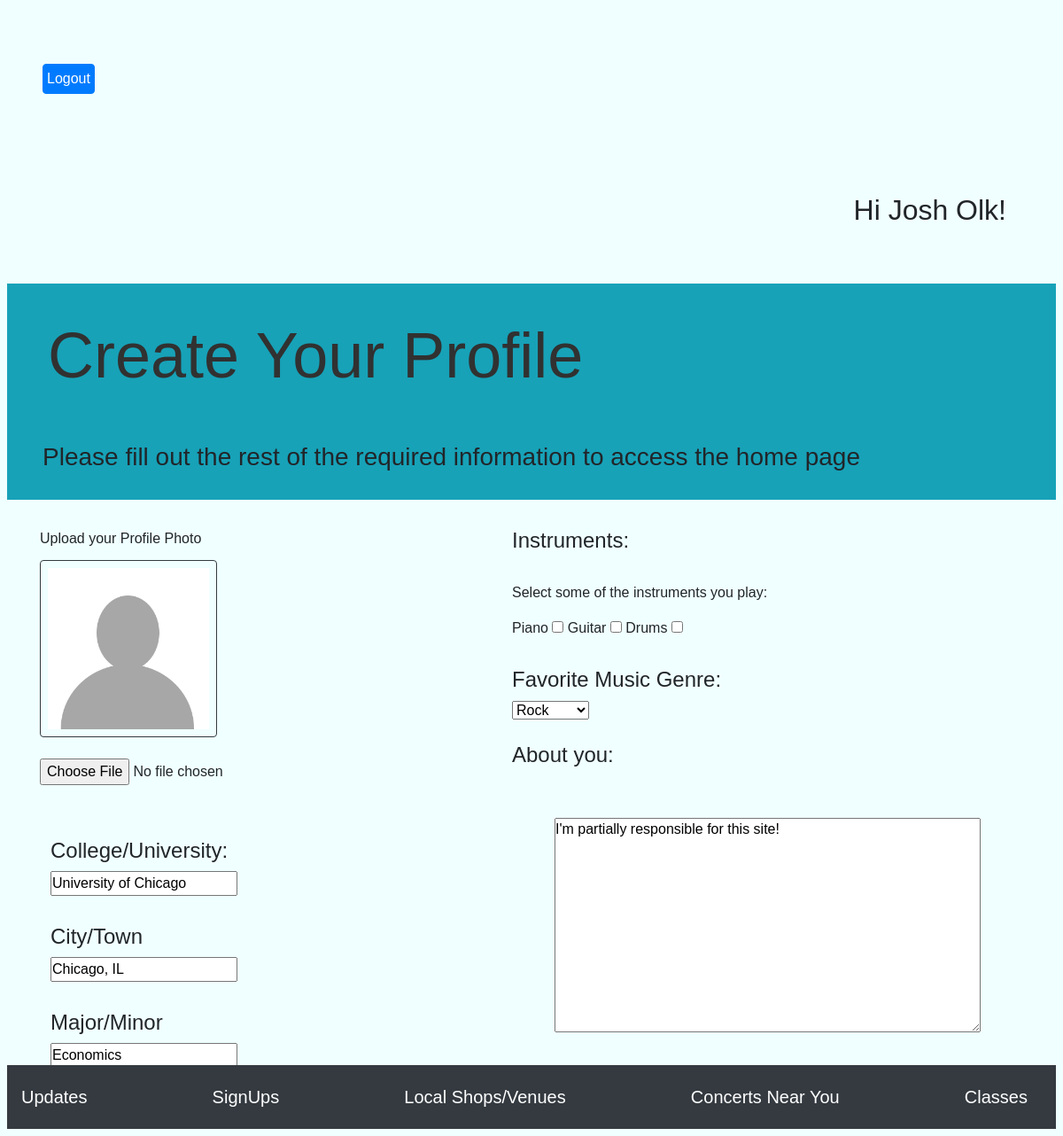
The page /verif (signed in) on the database its author committed.
### models.py (models this page shows, shortened)
class User(db.Model):
    id = db.Column(db.Integer, primary_key=True)
    email = db.Column(db.String(255))
    password = db.Column(db.String(255))
    first_name = db.Column(db.String(255))
    last_name = db.Column(db.String(255))
    college = db.Column(db.String(255))
    city = db.Column(db.String(255))
    about = db.Column(db.Text)
    major = db.Column(db.String(255))
    instruments = db.relationship('Instrument', secondary=user_instruments)
    attended_sessions = db.relationship('Jam_session', secondary=attendance)
    genre_id = db.Column(db.Integer, db.ForeignKey('genre.id'))
    genre = db.relationship('Genre', foreign_keys=[genre_id], backref='users')
    proficiency = db.Column(db.String(255))
    created_at = db.Column(db.DateTime, server_default=func.now())
    updated_at = db.Column(db.DateTime, server_default=func.now(), onupdate=func.now())
    @classmethod
    def current_user(cls, id):
        user = cls.query.get(id)
        return user

class Instrument(db.Model):
    id = db.Column(db.Integer, primary_key=True)
    name = db.Column(db.String(255))
    users = db.relationship('User', secondary=user_instruments)
    created_at = db.Column(db.DateTime, server_default=func.now())
    updated_at = db.Column(db.DateTime, server_default=func.now(), onupdate=func.now())
    @classmethod
    def get_list(cls):
        instruments = cls.query.all()
        return instruments

### controller_functions.py (the view)
def verif():
    user = User.current_user(session['user_id'])
    instruments = Instrument.get_list()
    genre = Genre.get_list()
    return render_template('verif.html', user=user, instruments=instruments, genres=genre)

### models.py (called while the page is built)
    @classmethod
    def get_list(cls):
        genre = cls.query.all()
        return genre

### templates/verif.html (shortened to what this page needs)
<!DOCTYPE html>
<html lang="en">
<head>
    <link rel="stylesheet" href="https://stackpath.bootstrapcdn.com/bootstrap/4.4.1/css/bootstrap.min.css">
    <link rel="stylesheet" href="style.css">
</head>
<body>
    <br>
    <a href="/logout" class='text-left btn btn-primary btn-circle m-5 p-1'><buttton>Logout</buttton></a>
    <h2 class="text-right p-3 m-5">Hi {{user['first_name']}} {{user['last_name']}}!</h2>
    <nav class="navbar navbar-info bg-info m-2 navbar-cirlce">
    <h1 class="display-3 text-center">Create Your Profile</h1>
    <h3 class="p-3 m-2 text-center">Please fill out the rest of the required information to access the home page</h3>
    </nav>
    <br>
    <div class="container">
        <form action="/finish" method="POST">
            <div class="row">
                <div class="col-lg">
                    <div class="card-title">Upload your Profile Photo</div>
                    <img src="{{ url_for('static', filename='imgs/duckduckgo.jpg') }}" alt ='gnome' style="width:200px;height:200px" class="border border-dark 1px p-2 rounded">
                    <br>
                    <br>
                    <input type="file" class="form-control-file text-center" id="exampleFormControlFile1">
                    <br>
                    <br>
                    <div class="form-group 20% p-1 m-2">
                        <h4 for="formGroupExampleInput">College/University:</h4>
                        <p><input type="text" name="college" value="{{user.college}}"></p>
                    </div>
                    <div class="form-group 20% p-1 m-2">
                        <h4 for="formGroupExampleInput2">City/Town</h4>
                        <p><input type="text" name="city" value="{{user.city}}"><p>
                    </div>
                    <div class="form-group 20% p-1 m-2">
                        <h4 for="formGroupExampleInput2">Major/Minor</h4>
                        <p><input type="text" name="major" value="{{user.major}}"><p>
                    </div>
                </div>
                <div class="col-md">
                    <h4>Instruments:</h4>
                    <br>
                    <p>Select some of the instruments you play:</p>
                    {% for instrument in instruments %}
                    <label for="{{instrument.name}}">{{instrument.name}}</label>
                    <input type="checkbox" id="{{instrument.name}}" name="instruments" value="{{instrument.id}}">
                    {% endfor %}
                    <br>
                    <br>
                    <h4>Favorite Music Genre:</h4>
                    <select name="genre">
                        {% for genre in genres %}
                        <option value="{{genre.id}}">{{genre.name}}</option>
                        {% endfor %}
                    </select>
                    <br>
                    <br>
                    <h4>About you:</h4><textarea name="about" id="" cols="50" rows="10" class="form-group 20% m-5">{{user.about}}</textarea>
                </div>
            </div>
        </form>
    </div>
    <br>
    <nav class="navbar fixed-bottom navbar-dark bg-dark p-3 m-2">
        <a class="navbar-brand" href="/homepage">Updates</a>
        <a class="navbar-brand" href="/signups">SignUps</a>
        <a class="navbar-brand" href="/stores">Local Shops/Venues</a>
        <a class="navbar-brand" href="/concert">Concerts Near You</a>
        <a class="navbar-brand" href="/classes">Classes</a>
    </nav>
</body>
</html>

### static/css/style.css (style rules this page uses)
* { margin: 0; padding: 0; box-sizing: border-box; }
body { background-color: azure; font-family: sans-serif, arial; }
h1 { margin: 30px; color: #313131; font-size: 42px; font-weight: 400; text-align: center; }

### rows shown on the page
User: first_name "Josh", last_name "Olk", college "University of Chicago", city "Chicago, IL", major "Economics", about "I'm partially responsible for this site!"
Instrument: name "Piano"
Instrument: name "Guitar"
Instrument: name "Drums"

### other values the page prints
form field genre "Rock"
